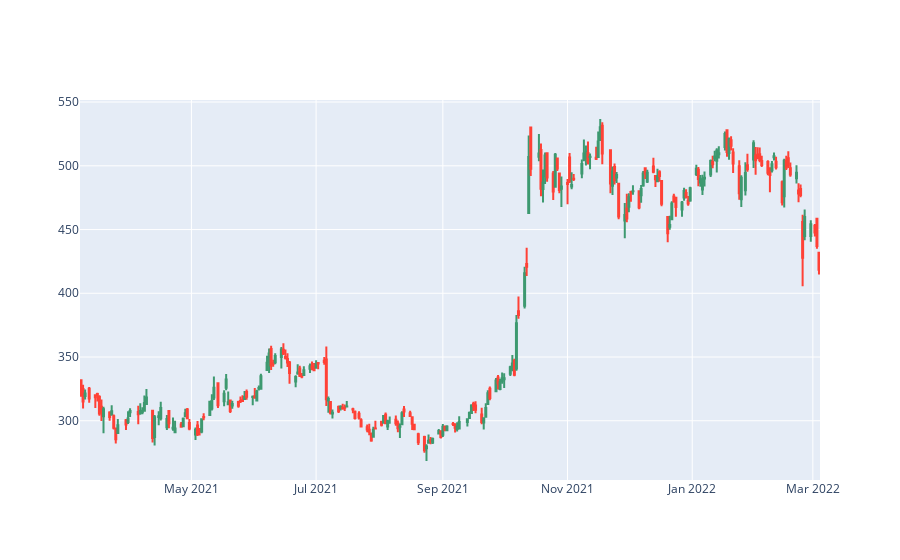

Notebook cell for this chart:
### Markdown cell above
### Candle plot day wise

### Code cell
# Plot with all gaps
fig = go.Figure(data = [go.Candlestick(x = tatamotors_1year.index, 
                open = tatamotors_1year['Open'],
                high = tatamotors_1year['High'],
                low = tatamotors_1year['Low'],
                close = tatamotors_1year['Close'])])
fig.update_layout(xaxis_rangeslider_visible = False, hovermode = 'x unified')
# fig.update_xaxes(rangebreaks = [dict(bounds = ['sat', 'mon'])])

fig.show()

### Figure 1 — Plotly figure (JSON) as saved in the notebook; plotly's stock layout.template omitted (floating-point values rounded to 4 significant figures; data arrays with more than 128 entries replaced by an {"elided": "..."} marker saying what was removed)
{"data": [{"close": {"elided": "246 float values"}, "high": {"elided": "246 float values"}, "low": {"elided": "246 float values"}, "open": {"elided": "246 float values"}, "type": "candlestick", "x": {"elided": "246 str values"}}], "layout": {"hovermode": "x unified", "xaxis": {"rangeslider": {"visible": false}}}}
